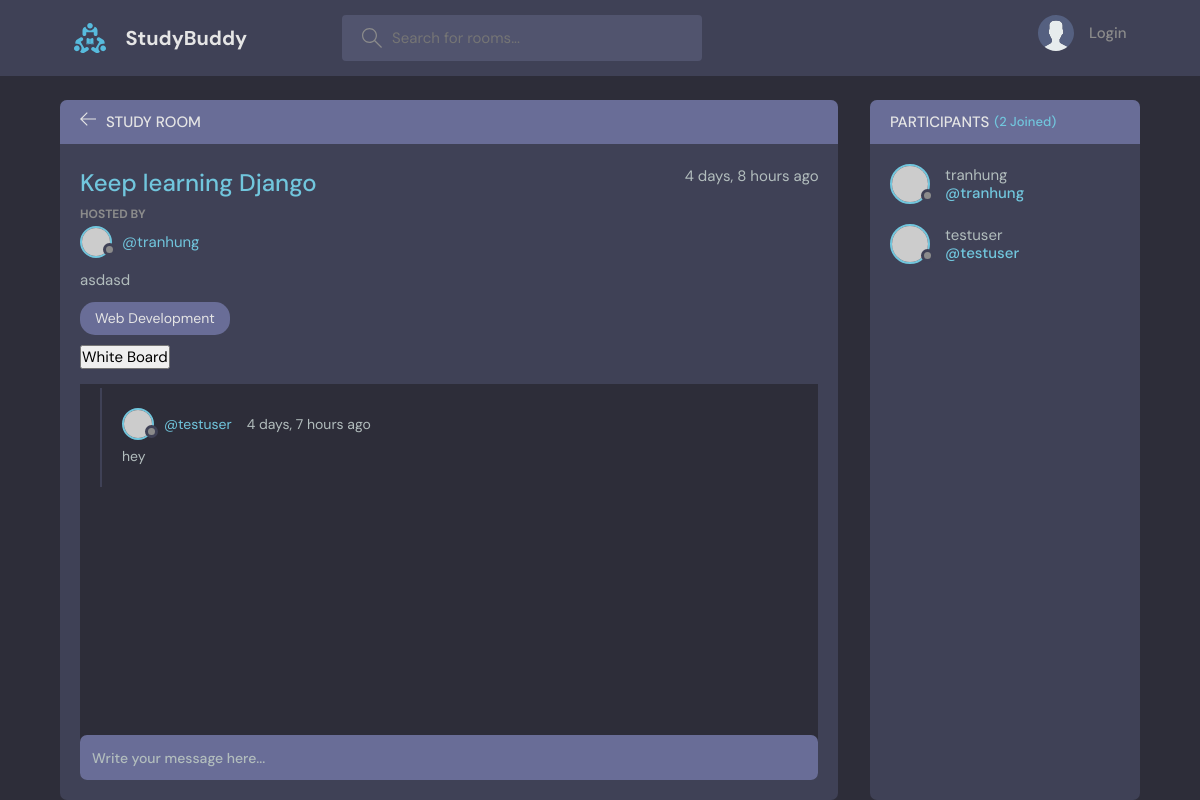
Screenshot of /room/7/ with the database file from the repository.
### base/models.py (models this page shows, shortened)
class Room(models.Model):
    wb_id = models.OneToOneField(
        Whiteboard, on_delete=models.SET_NULL, null=True)
    host = models.ForeignKey(User, on_delete=models.SET_NULL, null=True)
    topic = models.ForeignKey('Topic', on_delete=models.SET_NULL, null=True)
    name = models.CharField(max_length=200)
    description = models.TextField(null=True, blank=True)
    participants = models.ManyToManyField(
        User, related_name='paticipants', blank=True)
    updated = models.DateTimeField(auto_now=True)
    created = models.DateTimeField(auto_now_add=True)
    class Meta:
        ordering = ['-updated', '-created']

class Topic(models.Model):
    name = models.CharField(max_length=200)

class Message(models.Model):
    user = models.ForeignKey(User, on_delete=models.CASCADE)
    room = models.ForeignKey(Room, on_delete=models.CASCADE)
    body = models.TextField()
    updated = models.DateTimeField(auto_now=True)
    created = models.DateTimeField(auto_now_add=True)
    class Meta:
        ordering = ['-updated', '-created']

### base/views.py (the view, shortened to what this page needs)
# urls.py: path('room/<str:pk>/', room, name="room"),
def room(request, pk):
    room = Room.objects.get(id=pk)
    room_messages = room.message_set.all()
    participants = room.participants.all()
    context = {'room': room, 'room_messages': room_messages,
               'participants': participants}
    return render(request, 'base/room.html', context)

### base/templates/base/room.html (shortened to what this page needs)
{% extends 'main.html' %}
{% block content %}
<main class="profile-page layout layout--2">
    <div class="container">
        <div class="room">
            <div class="room__top">
                <div class="room__topLeft">
                    <a href="{% url 'home' %}">
                        <svg
                            version="1.1"
                            xmlns="http://www.w3.org/2000/svg"
                            width="32"
                            height="32"
                            viewBox="0 0 32 32"
                        >
                            <title>arrow-left</title>
                            <path d="M13.723 2.286l-13.723 13.714 13.719 13.714 1.616-1.611-10.96-10.96h27.625v-2.286h-27.625l10.965-10.965-1.616-1.607z"></path>
                        </svg>
                    </a>
                    <h3>Study Room</h3>
                </div>
            </div>
            <div class="room__box scroll">
                <div class="room__header scroll">
                    <div class="room__info">
                        <h3>{{ room.name }}</h3>
                        <span>{{ room.created|timesince }} ago</span>
                    </div>
                    <div class="room__hosted">
                        <p>Hosted By</p>
                        <a
                            href="{% url 'user-profile' room.host.id %}"
                            class="room__author"
                        >
                            <div class="avatar avatar--small">
                                <img src="https://randomuser.me/api/portraits/men/37.jpg" />
                            </div>
                            <span>@{{ room.host.username }}</span>
                        </a>
                    </div>
                    <div class="room__details">
                        {{ room.description }}
                    </div>
                    <span class="room__topics">{{ room.topic.name }}</span>
                    <div
                        style="width: 600px; height: 550px;"
                        id="wt-container"
                    >
                        <form
                            action="{% url 'white-board' room.pk %}"
                            method="POST"
                        >
                            <input
                                type="submit"
                                value="White Board"
                            >
                        </form>
                    </div>
                </div>
                <div class="room__conversation">
                    <div class="threads scroll">
                        {% for message in room_messages %}
                        <div class="thread">
                            <div class="thread__top">
                                <div class="thread__author">
                                    <a
                                        href="{% url 'user-profile' message.user.id %}"
                                        class="thread__authorInfo"
                                    >
                                        <div class="avatar avatar--small">
                                            <img src="https://randomuser.me/api/portraits/men/37.jpg" />
                                        </div>
                                        <span>@{{ message.user.username }}</span>
                                    </a>
                                    <span class="thread__date">{{ message.created|timesince }} ago</span>
                                </div>
                            </div>
                            <div class="thread__details">
                                {{ message.body }}
                            </div>
                        </div>
                        {% endfor %}
                    </div>
                </div>
            </div>
            <div class="room__message">
                <form
                    action="#"
                    method="POST"
                >
                    <input
                        type="text"
                        name="body"
                        placeholder="Write your message here..."
                    />
                </form>
            </div>
        </div>
        <div class="participants">
            <h3 class="participants__top">Participants <span>({{ participants.count }} Joined)</span></h3>
            <div class="participants__list scroll">
                {% for user in participants %}
                <a
                    href="{% url 'user-profile' user.id %}"
                    class="participant"
                >
                    <div class="avatar avatar--medium">
                        <img src="https://randomuser.me/api/portraits/men/37.jpg" />
                    </div>
                    <p>
                        {{ user.username }}
                        <span>@{{ user.username }}</span>
                    </p>
                </a>
                {% endfor %}
            </div>
        </div>
    </div>
</main>
{% endblock content %}

### static/css/main.css (style rules this page uses)
body { background-color: darkgray; }

### rows the page displays
Room: name "Keep learning Django", created "4 days, 8 hours", host.username "tranhung", description "asdasd", topic.name "Web Development"
Message: user.username "testuser", created "4 days, 7 hours", body "hey"

### other values shown
{{ participants.count }} "2"
{{ user.username }} "tranhung"
{{ user.username }} "testuser"
